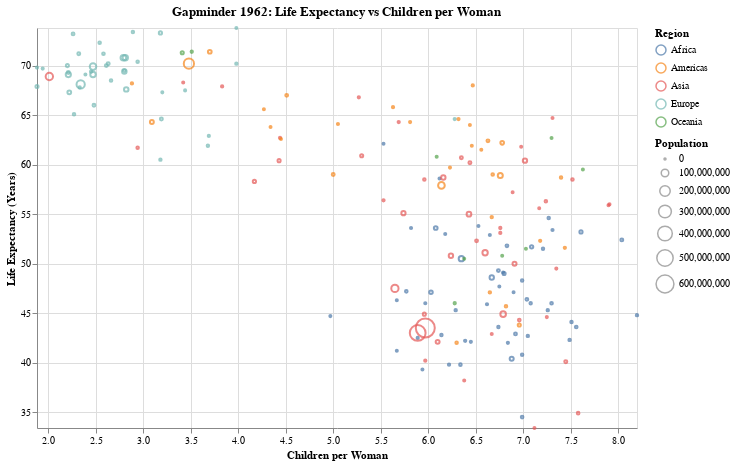

Notebook code cell kept with this figure:
### Code cell
# 2.1
gap_df = pd.read_csv(
    "https://raw.githubusercontent.com/UofTCoders/workshops-dc-py/master/data/processed/world-data-gapminder.csv",
    parse_dates=["year"]
)

# 2.2
gap_df_1962 = gap_df[gap_df['year'].dt.year == 1962]

# 2.3
# Calculate axis ranges
x_min, x_max = gap_df_1962['children_per_woman'].min(), gap_df_1962['children_per_woman'].max()
y_min, y_max = gap_df_1962['life_expectancy'].min(), gap_df_1962['life_expectancy'].max()

chart = alt.Chart(gap_df_1962).mark_point().encode(
    x= alt.X('children_per_woman', title='Children per Woman', scale=alt.Scale(domain=[x_min, x_max])),
    y=alt.Y('life_expectancy', title='Life Expectancy (Years)', scale=alt.Scale(domain=[y_min, y_max])),
    color=alt.Color('region', title='Region'),
    size=alt.Size('population', title='Population'),
    tooltip=[
        alt.Tooltip('country', title='Country:'),
        alt.Tooltip('income', title='Income:'),
        alt.Tooltip('year', title='Year:')
        ]
    ).properties(
    width=600,
    height=400,
    title='Gapminder 1962: Life Expectancy vs Children per Woman'
)
chart

### Figure 1 — Vega-Lite specification as saved in the notebook (floating-point values rounded to 4 significant figures; data arrays with more than 128 entries replaced by an {"elided": "..."} marker saying what was removed)
{"config": {"view": {"continuousWidth": 300, "continuousHeight": 300}}, "data": {"name": "data-f584f5793eda5d442678acf29d30d04e"}, "mark": {"type": "point"}, "encoding": {"color": {"field": "region", "title": "Region", "type": "nominal"}, "size": {"field": "population", "title": "Population", "type": "quantitative"}, "tooltip": [{"field": "country", "title": "Country:", "type": "nominal"}, {"field": "income", "title": "Income:", "type": "quantitative"}, {"field": "year", "title": "Year:", "type": "temporal"}], "x": {"field": "children_per_woman", "scale": {"domain": [1.88, 8.2]}, "title": "Children per Woman", "type": "quantitative"}, "y": {"field": "life_expectancy", "scale": {"domain": [33.4, 73.8]}, "title": "Life Expectancy (Years)", "type": "quantitative"}}, "height": 400, "title": "Gapminder 1962: Life Expectancy vs Children per Woman", "width": 600, "$schema": "https://vega.github.io/schema/vega-lite/v5.20.1.json", "datasets": {"data-f584f5793eda5d442678acf29d30d04e": {"elided": "178 records"}}}
